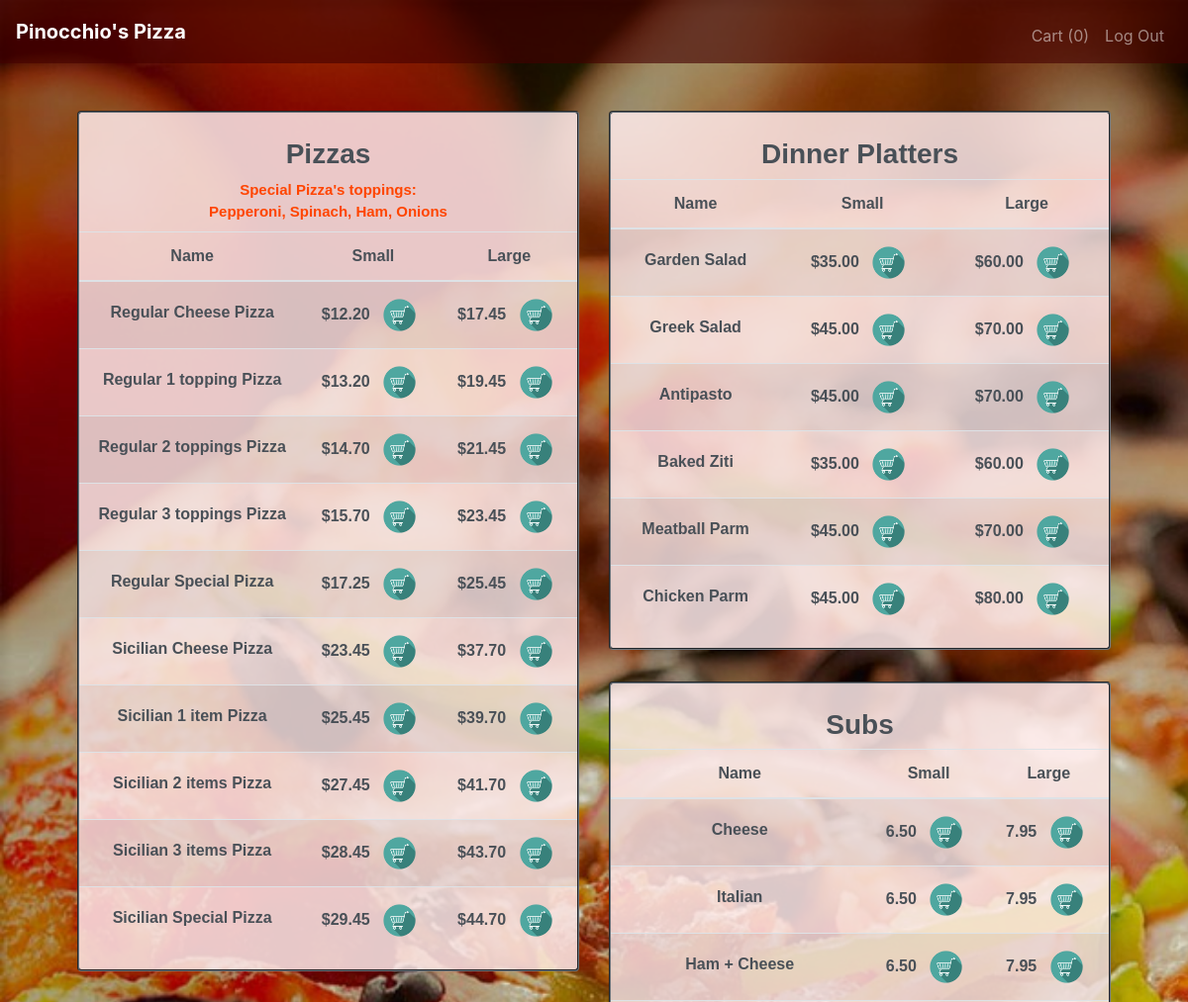
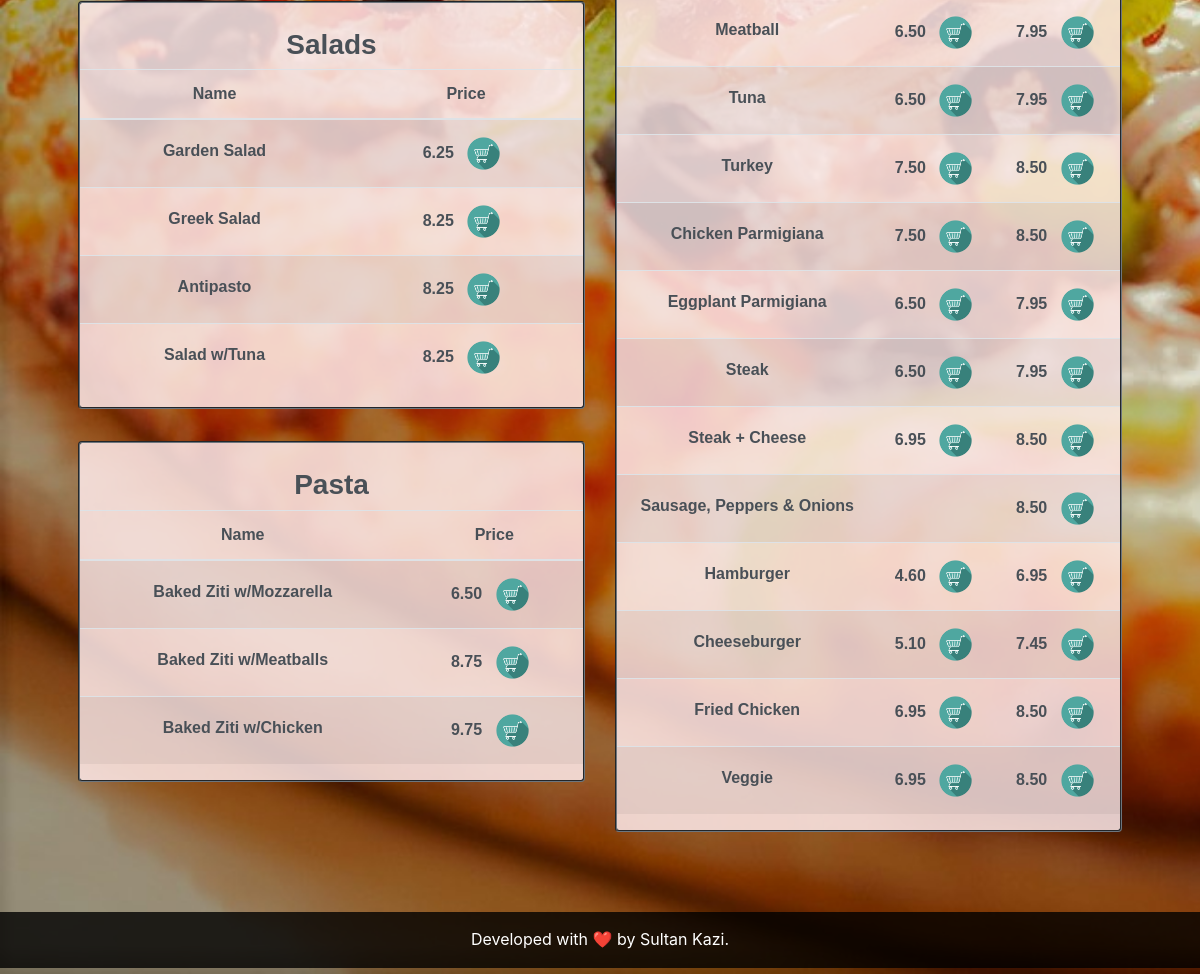
Page / (signed in) on the committed database (2 pictures, top to bottom).
### orders/models.py (models this page shows, shortened)
class Cart(models.Model):
    user = models.ForeignKey(User, on_delete=models.CASCADE)
    order_id = models.IntegerField()
    cart_item = models.CharField(max_length=64)
    extras = models.CharField(max_length=512)
    item_price = models.DecimalField(max_digits=4, decimal_places=2)

class Pizza(models.Model):
    name = models.CharField(max_length=255)
    small_price = models.DecimalField(max_digits=4, decimal_places=2)
    large_price = models.DecimalField(max_digits=4, decimal_places=2)

class Salad(models.Model):
    name = models.CharField(max_length=64)
    price = models.DecimalField(max_digits=4, decimal_places=2)

class Pasta(models.Model):
    name = models.CharField(max_length=64)
    price = models.DecimalField(max_digits=4, decimal_places=2)

class Dinner_Platter(models.Model):
    name = models.CharField(max_length=64)
    small_price = models.DecimalField(max_digits=4, decimal_places=2)
    large_price = models.DecimalField(max_digits=4, decimal_places=2)

class Sub(models.Model):
    name = models.CharField(max_length=64)
    small_price = models.DecimalField(max_digits=4, decimal_places=2)
    large_price = models.DecimalField(max_digits=4, decimal_places=2)

### orders/views.py (the view)
# urls.py: path("", views.index, name="index"),
def index(request):
    if not request.user.is_authenticated:
        return render(request, "orders/login.html", {"message": None})
    context = {
        "user": request.user,
        "pizzas": Pizza.objects.all(),
        "toppings": Topping.objects.values("name"),
        "subs": Sub.objects.all(),
        "extras": Extra.objects.all(),
        "pastas": Pasta.objects.all(),
        "salads": Salad.objects.all(),
        "dinner_platters": Dinner_Platter.objects.all(),
    }
    special = "Pepperoni, Spinach, Ham, Onions"
    context["special"] = special
    try:
        order = Order.objects.get(user=request.user, status="Initiated")
    except:
        order = Order(user=request.user)
        order.save()
    cart = Cart.objects.filter(user=request.user, order_id=order.pk)
    count = 0
    for item in cart:
        count += 1
    context["count"] = count
    return render(request, "orders/index.html", context)

### orders/templates/orders/index.html (shortened to what this page needs)
{% extends "orders/base.html" %}
{% block main %}
<div class="row">
    <div class="col-lg-6">
        <div class="jumbotron menu">
            <h3>Pizzas</h3>
            <label style="font-size: 15px; -webkit-text-fill-color: orangered;">Special Pizza's toppings:<br>{{ special }}</label>
            <table class="table table-striped">
                <thead>
                    <th>Name</th>
                    <th>Small</th>
                    <th>Large</th>
                </thead>
                <tbody>
                    {% for item in pizzas %}
                    <tr>
                        <td class="td1">{{ item.name }}</td>
                        <td>
                            ${{ item.small_price }}
                            <button type="button" class="btn btn-sm btn-link" onclick="add_item('{{ item.name }}', '{{ item.small_price }}', 'Small');">
                                <img src="static/orders/cart.png" class="cart" title="Add Item">
                            </button>
                        </td>
                        <td>
                            ${{ item.large_price }}
                            <button type="button" class="btn btn-sm btn-link" onclick="add_item('{{ item.name }}', '{{ item.large_price }}', 'Large');">
                                <img src="static/orders/cart.png" class="cart" title="Add Item">
                            </button>
                        </td>
                    </tr>
                    {% endfor %}
                </tbody>
            </table>
        </div>
        <div class="jumbotron menu">
            <h3>Salads</h3>
            <table class="table table-striped">
                <thead>
                    <th>Name</th>
                    <th>Price</th>
                </thead>
                <tbody>
                    {% for item in salads %}
                    <tr>
                        <td class="td1">{{ item.name }}</td>
                        <td>
                            {{ item.price }}
                            <button type="button" class="btn btn-sm btn-link" onclick="add_item('{{ item.name }}', '{{ item.price }}', '');">
                                <img src="static/orders/cart.png" class="cart" title="Add Item">
                            </button>
                        </td>
                    </tr>
                    {% endfor %}
                </tbody>
            </table>
        </div>
        <div class="jumbotron menu">
            <h3>Pasta</h3>
            <table class="table table-striped">
                <thead>
                    <th>Name</th>
                    <th>Price</th>
                </thead>
                <tbody>
                    {% for item in pastas %}
                    <tr>
                        <td class="td1">{{ item.name }}</td>
                        <td>
                            {{ item.price }}
                            <button type="button" class="btn btn-sm btn-link" onclick="add_item('{{ item.name }}', '{{ item.price }}', '');">
                                <img src="static/orders/cart.png" class="cart" title="Add Item">
                            </button>
                        </td>
                    </tr>
                    {% endfor %}
                </tbody>
            </table>
        </div>
    </div>
    <div class="col-lg-6">
        <div class="jumbotron menu">
            <h3>Dinner Platters</h3>
            <table class="table table-striped">
                <thead>
                    <th>Name</th>
                    <th>Small</th>
                    <th>Large</th>
                </thead>
                <tbody>
                    {% for item in dinner_platters %}
                    <tr>
                        <td class="td1">{{ item.name }}</td>
                        <td>
                            ${{ item.small_price }}
                            <button type="button" class="btn btn-sm btn-link" onclick="add_item('{{ item.name }}', '{{ item.small_price }}', 'Small');">
                                <img src="static/orders/cart.png" class="cart" title="Add Item">
                            </button>
                        </td>
                        <td>
                            ${{ item.large_price }}
                            <button type="button" class="btn btn-sm btn-link" onclick="add_item('{{ item.name }}', '{{ item.large_price }}', 'Large');">
                                <img src="static/orders/cart.png" class="cart" title="Add Item">
                            </button>
                        </td>
                    </tr>
                    {% endfor %}
                </tbody>
            </table>
        </div>
        <div class="jumbotron menu">
            <h3>Subs</h3>
            <table class="table table-striped">
                <thead class="thead-primary">
                    <th>Name</th>
                    <th>Small</th>
                    <th>Large</th>
                </thead>
                <tbody>
                    {% for item in subs %}
                    <tr>
                        <td class="td1">{{ item.name }}</td>
                        <td>
                            {% if item.name != "Sausage, Peppers & Onions" %}
                                {{ item.small_price }}
                                <button type="button" class="btn btn-sm btn-link" onclick="add_sub('{{ item.name }}', '{{ item.small_price }}', 'Small');">
                                    <img src="static/orders/cart.png" class="cart" title="Add Item">
                                </button>
                            {% endif %}
                        </td>
                        <td>
                            {{ item.large_price }}
                            <button type="button" class="btn btn-sm btn-link" onclick="add_sub('{{ item.name }}', '{{ item.large_price }}', 'Large');">
                                <img src="static/orders/cart.png" class="cart" title="Add Item">
                            </button>
                        </td>
                    </tr>
                    {% endfor %}
                </tbody>
            </table>
        </div>
    </div>
</div>
{% endblock %}

### orders/templates/orders/base.html (shortened to what this page needs)
<!DOCTYPE html>
<html lang="en">
    <head>
        <link rel="stylesheet" href="https://maxcdn.bootstrapcdn.com/bootstrap/4.0.0/css/bootstrap.min.css">
        {% load static %}
        <link rel="stylesheet" href="{% static 'orders/styles.css' %}">
    </head>
    <body>
        <div id="page-container">
            <div id="content-wrap">
                <nav class="navbar navbar-expand-md navbar-dark">
                    <a class="navbar-brand" href="/"><strong>Pinocchio's Pizza</strong></a>
                    <div class="collapse navbar-collapse" id="navbar">
                        {% if request.user.is_authenticated %}
                            <ul class="navbar-nav ml-auto mt-2">
                                <li class="nav-item">
                                    <a class="nav-link" href="{% url 'cart' %}">Cart ({{ count }})</a>
                                </li>
                                <li class="nav-item">
                                    <a class="nav-link" href="{% url 'logout' %}">Log Out</a>
                                </li>
                            </ul>
                        {% endif %}
                    </div>
                </nav>
                <main class="container p-5">
                    {% block main %}{% endblock %}
                </main>
            </div>
            <footer id="footer">
                <label style="padding: 15px;">Developed with ❤️ by Sultan Kazi.</label>
            </footer>
        </div>
    </body>
</html>

### orders/static/orders/styles.css (style rules this page uses)
main { overflow-x: auto; text-align: center; }
main img { max-width: 100%; }
#page-container { position: relative; min-height: 100vh; }
#content-wrap { padding-bottom: 3.5rem; }
#footer { position: absolute; bottom: 0; width: 100%; background-color: rgba(0,0,0,0.8); color: #ffffff; text-align: center; vertical-align: middle; height: 3.5rem; }
body { background-image: url("background.jpg"); background-size: cover; background-attachment: fixed; }
.navbar { background-color: rgba(68, 0, 0, 0.62); }
.menu { border-radius: 4px; background: rgba(255, 236, 236, 0.85); -webkit-text-fill-color: #495057; border-style: groove; border-width: 2px; padding-left: 0px; padding-right: 0px; border-color: #6c757d; padding-top: 25px; padding-bottom: 0px; font-family: sans-serif; font-weight: 600; }
h3 { font-weight: 700; }
.cart { max-height: 33px; cursor: pointer; }
.td1 { padding-top: 3.8% !important; }

### rows in the picture
Cart: extras "Pepperoni, Spinach, Ham, Onions"
Pizza: name "Regular Cheese Pizza", small_price "12.20", large_price "17.45"
Pizza: name "Regular 1 topping Pizza", small_price "13.20", large_price "19.45"
Pizza: name "Regular 2 toppings Pizza", small_price "14.70", large_price "21.45"
Pizza: name "Regular 3 toppings Pizza", small_price "15.70", large_price "23.45"
Pizza: name "Regular Special Pizza", small_price "17.25", large_price "25.45"
Pizza: name "Sicilian Cheese Pizza", small_price "23.45", large_price "37.70"
Pizza: name "Sicilian 1 item Pizza", small_price "25.45", large_price "39.70"
Pizza: name "Sicilian 2 items Pizza", small_price "27.45", large_price "41.70"
Pizza: name "Sicilian 3 items Pizza", small_price "28.45", large_price "43.70"
Pizza: name "Sicilian Special Pizza", small_price "29.45", large_price "44.70"
Salad: name "Garden Salad", price "6.25"
Salad: name "Greek Salad", price "8.25"
Salad: name "Antipasto", price "8.25"
Salad: name "Salad w/Tuna", price "8.25"
Pasta: name "Baked Ziti w/Mozzarella", price "6.50"
Pasta: name "Baked Ziti w/Meatballs", price "8.75"
Pasta: name "Baked Ziti w/Chicken", price "9.75"
Dinner_Platter: name "Garden Salad", small_price "35.00", large_price "60.00"
Dinner_Platter: name "Greek Salad", small_price "45.00", large_price "70.00"
Dinner_Platter: name "Antipasto", small_price "45.00", large_price "70.00"
Dinner_Platter: name "Baked Ziti", small_price "35.00", large_price "60.00"
Dinner_Platter: name "Meatball Parm", small_price "45.00", large_price "70.00"
Dinner_Platter: name "Chicken Parm", small_price "45.00", large_price "80.00"
Sub: name "Cheese", small_price "6.50", large_price "7.95"
Sub: name "Italian", small_price "6.50", large_price "7.95"
Sub: name "Ham + Cheese", small_price "6.50", large_price "7.95"
Sub: name "Meatball", small_price "6.50", large_price "7.95"
Sub: name "Tuna", small_price "6.50", large_price "7.95"
Sub: name "Turkey", small_price "7.50", large_price "8.50"
Sub: name "Chicken Parmigiana", small_price "7.50", large_price "8.50"
Sub: name "Eggplant Parmigiana", small_price "6.50", large_price "7.95"
Sub: name "Steak", small_price "6.50", large_price "7.95"
Sub: name "Steak + Cheese", small_price "6.95", large_price "8.50"
Sub: name "Sausage, Peppers & Onions", large_price "8.50"
Sub: name "Hamburger", small_price "4.60", large_price "6.95"
Sub: name "Cheeseburger", small_price "5.10", large_price "7.45"
Sub: name "Fried Chicken", small_price "6.95", large_price "8.50"
Sub: name "Veggie", small_price "6.95", large_price "8.50"

### other values in the picture
{{ count }} "0"
